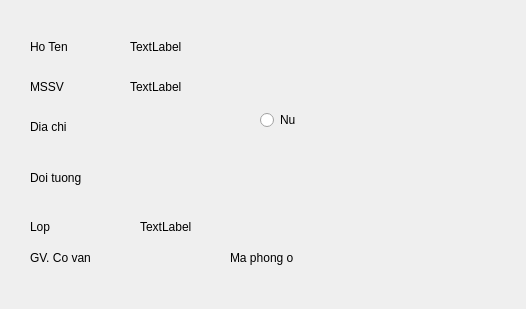
<?xml version="1.0" encoding="UTF-8"?>
<ui version="4.0">
 <class>Dialog_CTSV</class>
 <widget class="QDialog" name="Dialog_CTSV">
  <property name="geometry">
   <rect>
    <x>0</x>
    <y>0</y>
    <width>526</width>
    <height>309</height>
   </rect>
  </property>
  <property name="windowTitle">
   <string>Dialog</string>
  </property>
  <widget class="QLabel" name="label">
   <property name="geometry">
    <rect>
     <x>30</x>
     <y>40</y>
     <width>57</width>
     <height>14</height>
    </rect>
   </property>
   <property name="text">
    <string>Ho Ten</string>
   </property>
  </widget>
  <widget class="QLabel" name="label_2">
   <property name="geometry">
    <rect>
     <x>30</x>
     <y>80</y>
     <width>57</width>
     <height>14</height>
    </rect>
   </property>
   <property name="text">
    <string>MSSV</string>
   </property>
  </widget>
  <widget class="QLabel" name="label_3">
   <property name="geometry">
    <rect>
     <x>30</x>
     <y>120</y>
     <width>57</width>
     <height>14</height>
    </rect>
   </property>
   <property name="text">
    <string>Dia chi</string>
   </property>
  </widget>
  <widget class="QLabel" name="label_4">
   <property name="geometry">
    <rect>
     <x>30</x>
     <y>220</y>
     <width>57</width>
     <height>14</height>
    </rect>
   </property>
   <property name="text">
    <string>Lop</string>
   </property>
  </widget>
  <widget class="QRadioButton" name="radioButton">
   <property name="geometry">
    <rect>
     <x>260</x>
     <y>110</y>
     <width>100</width>
     <height>20</height>
    </rect>
   </property>
   <property name="text">
    <string>Nu</string>
   </property>
  </widget>
  <widget class="QLabel" name="label_5">
   <property name="geometry">
    <rect>
     <x>30</x>
     <y>170</y>
     <width>81</width>
     <height>16</height>
    </rect>
   </property>
   <property name="text">
    <string>Doi tuong</string>
   </property>
  </widget>
  <widget class="QLabel" name="label_6">
   <property name="geometry">
    <rect>
     <x>30</x>
     <y>250</y>
     <width>71</width>
     <height>16</height>
    </rect>
   </property>
   <property name="text">
    <string>GV. Co van</string>
   </property>
  </widget>
  <widget class="QLabel" name="label_7">
   <property name="geometry">
    <rect>
     <x>230</x>
     <y>250</y>
     <width>81</width>
     <height>16</height>
    </rect>
   </property>
   <property name="text">
    <string>Ma phong o</string>
   </property>
  </widget>
  <widget class="QLabel" name="labDialog_tenSV">
   <property name="geometry">
    <rect>
     <x>130</x>
     <y>40</y>
     <width>57</width>
     <height>14</height>
    </rect>
   </property>
   <property name="text">
    <string>TextLabel</string>
   </property>
  </widget>
  <widget class="QLabel" name="labDialog_mssvSV">
   <property name="geometry">
    <rect>
     <x>130</x>
     <y>80</y>
     <width>57</width>
     <height>14</height>
    </rect>
   </property>
   <property name="text">
    <string>TextLabel</string>
   </property>
  </widget>
  <widget class="QLabel" name="labDialog_lopSV">
   <property name="geometry">
    <rect>
     <x>140</x>
     <y>220</y>
     <width>57</width>
     <height>14</height>
    </rect>
   </property>
   <property name="text">
    <string>TextLabel</string>
   </property>
  </widget>
 </widget>
 <resources/>
 <connections/>
</ui>
